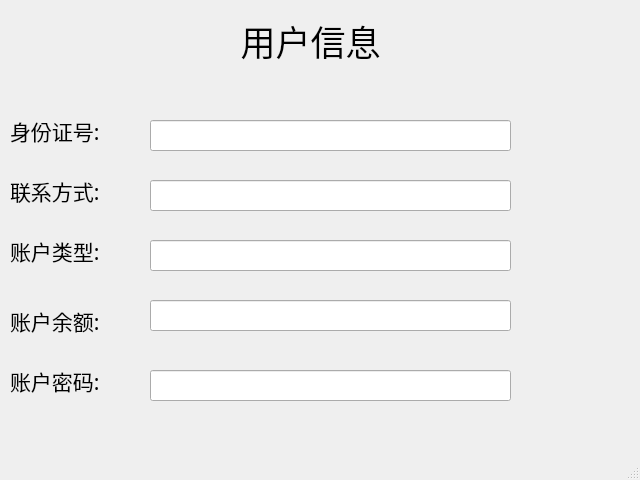
<?xml version="1.0" encoding="UTF-8"?>
<ui version="4.0">
 <class>displayInfo</class>
 <widget class="QMainWindow" name="displayInfo">
  <property name="geometry">
   <rect>
    <x>0</x>
    <y>0</y>
    <width>640</width>
    <height>480</height>
   </rect>
  </property>
  <property name="font">
   <font>
    <family>宋体</family>
    <pointsize>16</pointsize>
   </font>
  </property>
  <property name="windowTitle">
   <string>MainWindow</string>
  </property>
  <widget class="QWidget" name="centralwidget">
   <widget class="QLabel" name="label">
    <property name="geometry">
     <rect>
      <x>150</x>
      <y>10</y>
      <width>321</width>
      <height>61</height>
     </rect>
    </property>
    <property name="font">
     <font>
      <family>华文新魏</family>
      <pointsize>26</pointsize>
     </font>
    </property>
    <property name="text">
     <string>用户信息</string>
    </property>
    <property name="alignment">
     <set>Qt::AlignCenter</set>
    </property>
   </widget>
   <widget class="QLabel" name="label_2">
    <property name="geometry">
     <rect>
      <x>10</x>
      <y>110</y>
      <width>121</width>
      <height>41</height>
     </rect>
    </property>
    <property name="font">
     <font>
      <family>华文琥珀</family>
      <pointsize>16</pointsize>
     </font>
    </property>
    <property name="text">
     <string>身份证号:</string>
    </property>
   </widget>
   <widget class="QLabel" name="label_3">
    <property name="geometry">
     <rect>
      <x>10</x>
      <y>170</y>
      <width>121</width>
      <height>41</height>
     </rect>
    </property>
    <property name="font">
     <font>
      <family>华文琥珀</family>
      <pointsize>16</pointsize>
     </font>
    </property>
    <property name="text">
     <string>联系方式:</string>
    </property>
   </widget>
   <widget class="QLabel" name="label_4">
    <property name="geometry">
     <rect>
      <x>10</x>
      <y>230</y>
      <width>121</width>
      <height>41</height>
     </rect>
    </property>
    <property name="font">
     <font>
      <family>华文琥珀</family>
      <pointsize>16</pointsize>
     </font>
    </property>
    <property name="text">
     <string>账户类型:</string>
    </property>
   </widget>
   <widget class="QLabel" name="label_5">
    <property name="geometry">
     <rect>
      <x>10</x>
      <y>300</y>
      <width>121</width>
      <height>41</height>
     </rect>
    </property>
    <property name="font">
     <font>
      <family>华文琥珀</family>
      <pointsize>16</pointsize>
     </font>
    </property>
    <property name="text">
     <string>账户余额:</string>
    </property>
   </widget>
   <widget class="QLabel" name="label_6">
    <property name="geometry">
     <rect>
      <x>10</x>
      <y>360</y>
      <width>121</width>
      <height>41</height>
     </rect>
    </property>
    <property name="font">
     <font>
      <family>华文琥珀</family>
      <pointsize>16</pointsize>
     </font>
    </property>
    <property name="text">
     <string>账户密码:</string>
    </property>
   </widget>
   <widget class="QLineEdit" name="lineEdit">
    <property name="geometry">
     <rect>
      <x>150</x>
      <y>120</y>
      <width>361</width>
      <height>31</height>
     </rect>
    </property>
    <property name="font">
     <font>
      <family>宋体</family>
      <pointsize>16</pointsize>
     </font>
    </property>
    <property name="text">
     <string/>
    </property>
   </widget>
   <widget class="QLineEdit" name="lineEdit_2">
    <property name="geometry">
     <rect>
      <x>150</x>
      <y>180</y>
      <width>361</width>
      <height>31</height>
     </rect>
    </property>
   </widget>
   <widget class="QLineEdit" name="lineEdit_3">
    <property name="geometry">
     <rect>
      <x>150</x>
      <y>240</y>
      <width>361</width>
      <height>31</height>
     </rect>
    </property>
   </widget>
   <widget class="QLineEdit" name="lineEdit_4">
    <property name="geometry">
     <rect>
      <x>150</x>
      <y>370</y>
      <width>361</width>
      <height>31</height>
     </rect>
    </property>
   </widget>
   <widget class="QLineEdit" name="lineEdit_5">
    <property name="geometry">
     <rect>
      <x>150</x>
      <y>300</y>
      <width>361</width>
      <height>31</height>
     </rect>
    </property>
   </widget>
  </widget>
  <widget class="QMenuBar" name="menubar">
   <property name="geometry">
    <rect>
     <x>0</x>
     <y>0</y>
     <width>640</width>
     <height>21</height>
    </rect>
   </property>
  </widget>
  <widget class="QStatusBar" name="statusbar"/>
 </widget>
 <resources/>
 <connections/>
</ui>
